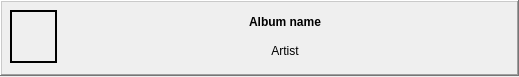
<?xml version="1.0" encoding="UTF-8"?>
<ui version="4.0">
 <class>Form</class>
 <widget class="QWidget" name="Form">
  <property name="geometry">
   <rect>
    <x>0</x>
    <y>0</y>
    <width>519</width>
    <height>77</height>
   </rect>
  </property>
  <property name="windowTitle">
   <string>Form</string>
  </property>
  <widget class="QFrame" name="frame">
   <property name="geometry">
    <rect>
     <x>0</x>
     <y>0</y>
     <width>519</width>
     <height>76</height>
    </rect>
   </property>
   <property name="minimumSize">
    <size>
     <width>500</width>
     <height>76</height>
    </size>
   </property>
   <property name="autoFillBackground">
    <bool>true</bool>
   </property>
   <property name="frameShape">
    <enum>QFrame::WinPanel</enum>
   </property>
   <property name="frameShadow">
    <enum>QFrame::Raised</enum>
   </property>
   <widget class="QWidget" name="layoutWidget_2">
    <property name="geometry">
     <rect>
      <x>10</x>
      <y>10</y>
      <width>501</width>
      <height>56</height>
     </rect>
    </property>
    <layout class="QHBoxLayout" name="horizontalLayout_15" stretch="0,0">
     <property name="sizeConstraint">
      <enum>QLayout::SetFixedSize</enum>
     </property>
     <item>
      <widget class="QLabel" name="Album_icon">
       <property name="minimumSize">
        <size>
         <width>47</width>
         <height>53</height>
        </size>
       </property>
       <property name="maximumSize">
        <size>
         <width>47</width>
         <height>53</height>
        </size>
       </property>
       <property name="frameShape">
        <enum>QFrame::WinPanel</enum>
       </property>
       <property name="text">
        <string/>
       </property>
       <property name="pixmap">
        <pixmap>:/magnifying_glass/Speaker_Icon.svg.png</pixmap>
       </property>
       <property name="scaledContents">
        <bool>true</bool>
       </property>
      </widget>
     </item>
     <item>
      <layout class="QVBoxLayout" name="verticalLayout_16">
       <item>
        <widget class="QPushButton" name="Album_name">
         <property name="minimumSize">
          <size>
           <width>444</width>
           <height>23</height>
          </size>
         </property>
         <property name="maximumSize">
          <size>
           <width>444</width>
           <height>23</height>
          </size>
         </property>
         <property name="font">
          <font>
           <weight>75</weight>
           <bold>true</bold>
          </font>
         </property>
         <property name="layoutDirection">
          <enum>Qt::LeftToRight</enum>
         </property>
         <property name="text">
          <string>Album name</string>
         </property>
         <property name="autoDefault">
          <bool>false</bool>
         </property>
         <property name="default">
          <bool>false</bool>
         </property>
         <property name="flat">
          <bool>true</bool>
         </property>
        </widget>
       </item>
       <item>
        <widget class="QPushButton" name="Artist_name">
         <property name="minimumSize">
          <size>
           <width>444</width>
           <height>23</height>
          </size>
         </property>
         <property name="maximumSize">
          <size>
           <width>444</width>
           <height>23</height>
          </size>
         </property>
         <property name="text">
          <string>Artist</string>
         </property>
         <property name="flat">
          <bool>true</bool>
         </property>
        </widget>
       </item>
      </layout>
     </item>
    </layout>
   </widget>
  </widget>
 </widget>
 <resources/>
 <connections/>
</ui>
